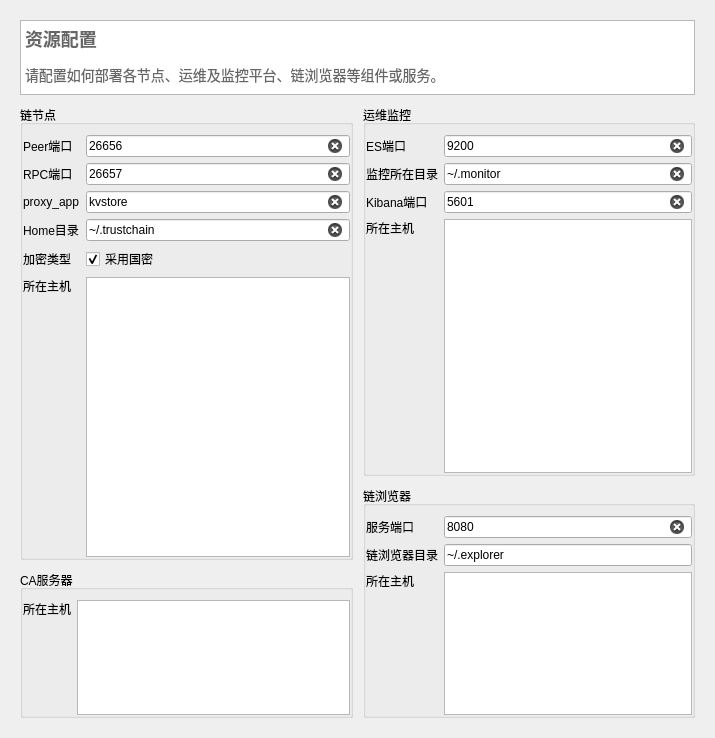
         <widget class="QWidget" name="page_3">
          <layout class="QVBoxLayout" name="verticalLayout_5">
           <property name="spacing">
            <number>10</number>
           </property>
           <property name="leftMargin">
            <number>20</number>
           </property>
           <property name="topMargin">
            <number>20</number>
           </property>
           <property name="rightMargin">
            <number>20</number>
           </property>
           <property name="bottomMargin">
            <number>20</number>
           </property>
           <item>
            <widget class="QTextBrowser" name="text_3">
             <property name="sizePolicy">
              <sizepolicy hsizetype="Expanding" vsizetype="Fixed">
               <horstretch>0</horstretch>
               <verstretch>0</verstretch>
              </sizepolicy>
             </property>
             <property name="maximumSize">
              <size>
               <width>16777215</width>
               <height>75</height>
              </size>
             </property>
             <property name="html">
              <string>&lt;!DOCTYPE HTML PUBLIC &quot;-//W3C//DTD HTML 4.0//EN&quot; &quot;http://www.w3.org/TR/REC-html40/strict.dtd&quot;&gt;
&lt;html&gt;&lt;head&gt;&lt;meta name=&quot;qrichtext&quot; content=&quot;1&quot; /&gt;&lt;title&gt;资源配置&lt;/title&gt;&lt;style type=&quot;text/css&quot;&gt;
p, li { white-space: pre-wrap; }
&lt;/style&gt;&lt;/head&gt;&lt;body style=&quot; font-family:'Microsoft YaHei UI'; font-size:14px; font-weight:400; font-style:normal;&quot;&gt;
&lt;p style=&quot; margin-top:16px; margin-bottom:12px; margin-left:0px; margin-right:0px; -qt-block-indent:0; text-indent:0px;&quot;&gt;&lt;span style=&quot; font-size:x-large; font-weight:600; color:#666666;&quot;&gt;资源配置&lt;/span&gt;&lt;span style=&quot; font-size:14px; color:#666666;&quot;&gt; &lt;/span&gt;&lt;/p&gt;
&lt;p style=&quot; margin-top:12px; margin-bottom:12px; margin-left:0px; margin-right:0px; -qt-block-indent:0; text-indent:0px;&quot;&gt;&lt;span style=&quot; font-size:14px; color:#666666;&quot;&gt;请配置如何部署各节点、运维及监控平台、链浏览器等组件或服务。&lt;/span&gt;&lt;/p&gt;&lt;/body&gt;&lt;/html&gt;</string>
             </property>
            </widget>
           </item>
           <item>
            <layout class="QGridLayout" name="gridLayout_3" rowstretch="5,1,2" columnstretch="1,1">
             <item row="0" column="1">
              <widget class="QGroupBox" name="ops_info">
               <property name="title">
                <string>运维监控</string>
               </property>
               <layout class="QFormLayout" name="formLayout_4">
                <property name="leftMargin">
                 <number>0</number>
                </property>
                <property name="topMargin">
                 <number>10</number>
                </property>
                <property name="rightMargin">
                 <number>0</number>
                </property>
                <property name="bottomMargin">
                 <number>0</number>
                </property>
                <item row="0" column="0">
                 <widget class="QLabel" name="label_es_port">
                  <property name="text">
                   <string>ES端口</string>
                  </property>
                 </widget>
                </item>
                <item row="0" column="1">
                 <widget class="QLineEdit" name="ops_es_port">
                  <property name="inputMask">
                   <string>D0000</string>
                  </property>
                  <property name="text">
                   <string>9200</string>
                  </property>
                  <property name="clearButtonEnabled">
                   <bool>true</bool>
                  </property>
                 </widget>
                </item>
                <item row="2" column="0">
                 <widget class="QLabel" name="label_kibana_port">
                  <property name="text">
                   <string>Kibana端口</string>
                  </property>
                 </widget>
                </item>
                <item row="2" column="1">
                 <widget class="QLineEdit" name="ops_kibana_port">
                  <property name="inputMask">
                   <string>D0000</string>
                  </property>
                  <property name="text">
                   <string>5601</string>
                  </property>
                  <property name="clearButtonEnabled">
                   <bool>true</bool>
                  </property>
                 </widget>
                </item>
                <item row="3" column="0">
                 <widget class="QLabel" name="label_ops_onhosts">
                  <property name="text">
                   <string>所在主机</string>
                  </property>
                  <property name="alignment">
                   <set>Qt::AlignLeading|Qt::AlignLeft|Qt::AlignTop</set>
                  </property>
                 </widget>
                </item>
                <item row="3" column="1">
                 <widget class="QListWidget" name="ops_onhosts">
                  <property name="alternatingRowColors">
                   <bool>true</bool>
                  </property>
                 </widget>
                </item>
                <item row="1" column="0">
                 <widget class="QLabel" name="label_es_data">
                  <property name="text">
                   <string>监控所在目录</string>
                  </property>
                 </widget>
                </item>
                <item row="1" column="1">
                 <widget class="QLineEdit" name="ops_monitor_home">
                  <property name="text">
                   <string>~/.monitor</string>
                  </property>
                  <property name="clearButtonEnabled">
                   <bool>true</bool>
                  </property>
                 </widget>
                </item>
               </layout>
              </widget>
             </item>
             <item row="0" column="0" rowspan="2">
              <widget class="QGroupBox" name="chain_info">
               <property name="title">
                <string>链节点</string>
               </property>
               <layout class="QFormLayout" name="formLayout_2">
                <property name="leftMargin">
                 <number>0</number>
                </property>
                <property name="topMargin">
                 <number>10</number>
                </property>
                <property name="rightMargin">
                 <number>0</number>
                </property>
                <property name="bottomMargin">
                 <number>0</number>
                </property>
                <item row="0" column="0">
                 <widget class="QLabel" name="label_peer_port">
                  <property name="text">
                   <string>Peer端口</string>
                  </property>
                 </widget>
                </item>
                <item row="0" column="1">
                 <widget class="QLineEdit" name="chain_peer_port">
                  <property name="inputMask">
                   <string>D0000</string>
                  </property>
                  <property name="text">
                   <string>26656</string>
                  </property>
                  <property name="placeholderText">
                   <string>IP地址或主机名</string>
                  </property>
                  <property name="clearButtonEnabled">
                   <bool>true</bool>
                  </property>
                 </widget>
                </item>
                <item row="1" column="0">
                 <widget class="QLabel" name="label_rpc_port">
                  <property name="text">
                   <string>RPC端口</string>
                  </property>
                 </widget>
                </item>
                <item row="1" column="1">
                 <widget class="QLineEdit" name="chain_rpc_port">
                  <property name="inputMask">
                   <string>D0000</string>
                  </property>
                  <property name="text">
                   <string>26657</string>
                  </property>
                  <property name="clearButtonEnabled">
                   <bool>true</bool>
                  </property>
                 </widget>
                </item>
                <item row="2" column="0">
                 <widget class="QLabel" name="label_chain_proxy_app">
                  <property name="text">
                   <string>proxy_app</string>
                  </property>
                 </widget>
                </item>
                <item row="2" column="1">
                 <widget class="QLineEdit" name="chain_proxy_app">
                  <property name="text">
                   <string>kvstore</string>
                  </property>
                  <property name="placeholderText">
                   <string/>
                  </property>
                  <property name="clearButtonEnabled">
                   <bool>true</bool>
                  </property>
                 </widget>
                </item>
                <item row="3" column="0">
                 <widget class="QLabel" name="label_chain_home">
                  <property name="text">
                   <string>Home目录</string>
                  </property>
                 </widget>
                </item>
                <item row="3" column="1">
                 <widget class="QLineEdit" name="chain_home">
                  <property name="text">
                   <string>~/.trustchain</string>
                  </property>
                  <property name="clearButtonEnabled">
                   <bool>true</bool>
                  </property>
                 </widget>
                </item>
                <item row="4" column="0">
                 <widget class="QLabel" name="label_chain_crypto">
                  <property name="text">
                   <string>加密类型</string>
                  </property>
                 </widget>
                </item>
                <item row="4" column="1">
                 <widget class="QCheckBox" name="chain_crypto_sm">
                  <property name="text">
                   <string>采用国密</string>
                  </property>
                  <property name="checked">
                   <bool>true</bool>
                  </property>
                 </widget>
                </item>
                <item row="5" column="0">
                 <widget class="QLabel" name="label_chain_onhosts">
                  <property name="text">
                   <string>所在主机</string>
                  </property>
                  <property name="alignment">
                   <set>Qt::AlignLeading|Qt::AlignLeft|Qt::AlignTop</set>
                  </property>
                 </widget>
                </item>
                <item row="5" column="1">
                 <widget class="QListWidget" name="chain_onhosts">
                  <property name="alternatingRowColors">
                   <bool>true</bool>
                  </property>
                 </widget>
                </item>
               </layout>
              </widget>
             </item>
             <item row="2" column="0">
              <widget class="QGroupBox" name="caserver_info">
               <property name="title">
                <string>CA服务器</string>
               </property>
               <layout class="QFormLayout" name="formLayout_6">
                <property name="leftMargin">
                 <number>0</number>
                </property>
                <property name="topMargin">
                 <number>10</number>
                </property>
                <property name="rightMargin">
                 <number>0</number>
                </property>
                <property name="bottomMargin">
                 <number>0</number>
                </property>
                <item row="0" column="0">
                 <widget class="QLabel" name="label_caserver_onhosts">
                  <property name="text">
                   <string>所在主机</string>
                  </property>
                  <property name="alignment">
                   <set>Qt::AlignLeading|Qt::AlignLeft|Qt::AlignTop</set>
                  </property>
                 </widget>
                </item>
                <item row="0" column="1">
                 <widget class="QListWidget" name="caserver_onhosts">
                  <property name="alternatingRowColors">
                   <bool>true</bool>
                  </property>
                 </widget>
                </item>
               </layout>
              </widget>
             </item>
             <item row="1" column="1" rowspan="2">
              <widget class="QGroupBox" name="explorer_info">
               <property name="title">
                <string>链浏览器</string>
               </property>
               <layout class="QFormLayout" name="formLayout_3">
                <property name="leftMargin">
                 <number>0</number>
                </property>
                <property name="topMargin">
                 <number>10</number>
                </property>
                <property name="rightMargin">
                 <number>0</number>
                </property>
                <property name="bottomMargin">
                 <number>0</number>
                </property>
                <item row="0" column="0">
                 <widget class="QLabel" name="label_explorer_port">
                  <property name="text">
                   <string>服务端口</string>
                  </property>
                 </widget>
                </item>
                <item row="0" column="1">
                 <widget class="QLineEdit" name="explorer_port">
                  <property name="inputMask">
                   <string>D0000</string>
                  </property>
                  <property name="text">
                   <string>8080</string>
                  </property>
                  <property name="clearButtonEnabled">
                   <bool>true</bool>
                  </property>
                 </widget>
                </item>
                <item row="2" column="0">
                 <widget class="QLabel" name="label_exporer_onhosts">
                  <property name="text">
                   <string>所在主机</string>
                  </property>
                  <property name="alignment">
                   <set>Qt::AlignLeading|Qt::AlignLeft|Qt::AlignTop</set>
                  </property>
                 </widget>
                </item>
                <item row="2" column="1">
                 <widget class="QListWidget" name="explorer_onhosts">
                  <property name="alternatingRowColors">
                   <bool>true</bool>
                  </property>
                 </widget>
                </item>
                <item row="1" column="0">
                 <widget class="QLabel" name="label_explorer_home">
                  <property name="text">
                   <string>链浏览器目录</string>
                  </property>
                 </widget>
                </item>
                <item row="1" column="1">
                 <widget class="QLineEdit" name="explorer_home">
                  <property name="text">
                   <string>~/.explorer</string>
                  </property>
                 </widget>
                </item>
               </layout>
              </widget>
             </item>
            </layout>
           </item>
          </layout>
         </widget>
